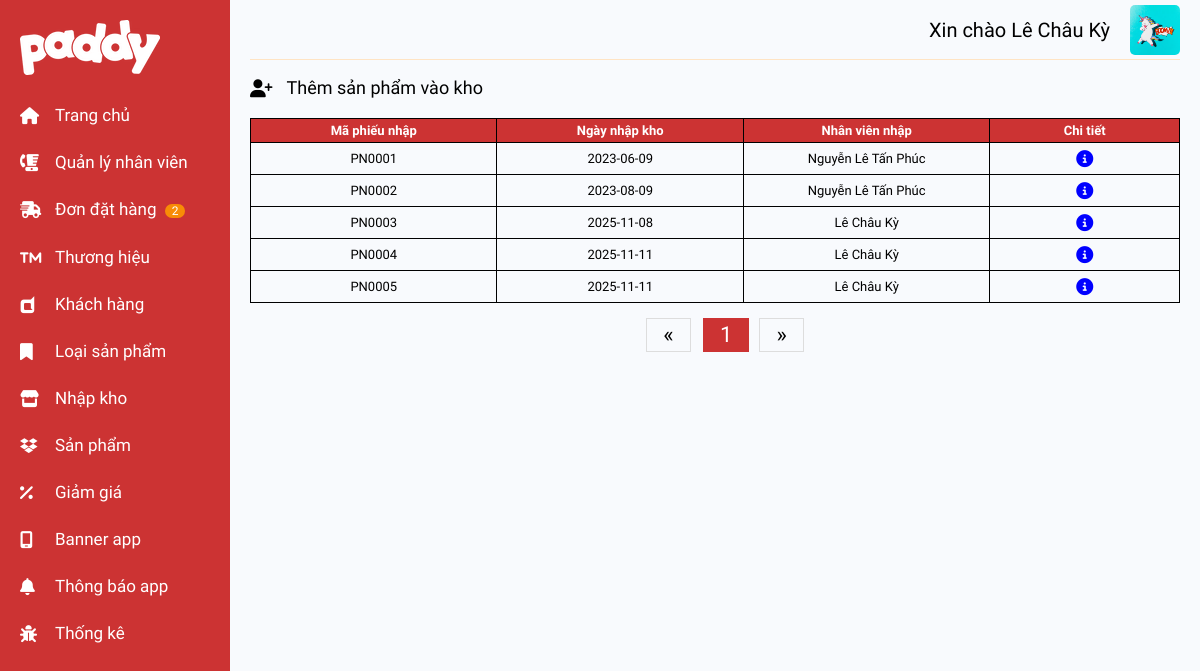
/SourceCode/admin/pages/entry_index.php (signed in), run on the app's committed database.
### tables this page shows
CREATE TABLE `phieu_nhap` (
  `maPhieuNhap` varchar(6) NOT NULL,
  `ngayNhap` date NOT NULL,
  `maNhanVien` varchar(6) NOT NULL
);

### SourceCode/admin/includes/show_warehouse_table.php (the view, shortened to what this page needs)
<?php
$rowOfPage = 10;
$currentPage = isset($_GET['page']) ? (int) $_GET['page'] : 1;
$query = "SELECT phieu_nhap.*, CONCAT(ho, ' ', ten) as hoten FROM phieu_nhap join nhan_vien on nhan_vien.maNhanVien = phieu_nhap.maNhanVien ORDER BY maPhieuNhap ASC LIMIT " . $rowOfPage . " OFFSET " . ($currentPage - 1) * $rowOfPage;
$statement = $dbh->prepare($query);
$statement->execute();
$statement->setFetchMode(PDO::FETCH_OBJ);
$result = $statement->fetchAll();
if ($result) {
    foreach ($result as $row) {
        echo "<tr>
                            <td>" . $row->maPhieuNhap . "</td>
                            <td>" . $row->ngayNhap . "</td>
                            <td>" . $row->hoten . "</td>
                            <td>
                                <a href=\"product_details_entry.php?id=" . $row->maPhieuNhap . "\"><i class=\"fa-solid fa-circle-info detail\"></i></a>
                            </td>
                        </tr>";
    }
} else {
    echo "<tr>
                <td colspan=\"4\">Không có dữ liệu</td>
                </tr>";
}
?>

### SourceCode/admin/assets/css/main.css (style rules this page uses)
th, td { border: 1px solid black; padding: 8px; text-align: center; padding: 4px; }
td i { font-size: 1.7rem; padding: 3px; }
td .detail { color: blue; }

### data on the page
phieu_nhap: maPhieuNhap "PN0001", ngayNhap "2023-06-09", hoten "Nguyễn Lê Tấn Phúc"
phieu_nhap: maPhieuNhap "PN0002", ngayNhap "2023-08-09", hoten "Nguyễn Lê Tấn Phúc"
phieu_nhap: maPhieuNhap "PN0003", ngayNhap "2025-11-08", hoten "Lê Châu Kỳ"
phieu_nhap: maPhieuNhap "PN0004", ngayNhap "2025-11-11", hoten "Lê Châu Kỳ"
phieu_nhap: maPhieuNhap "PN0005", ngayNhap "2025-11-11", hoten "Lê Châu Kỳ"

### other printed values
$soDonChoXacNhan "2"
$_SESSION['admin']->ho "Lê Châu"
$_SESSION['admin']->ten "Kỳ"
